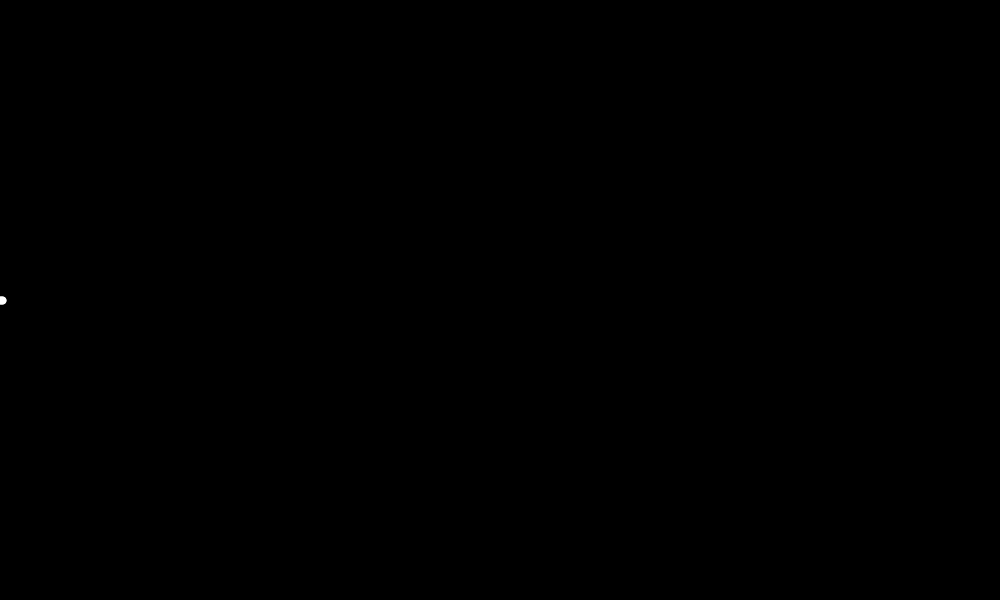
Frame 1 (no input)
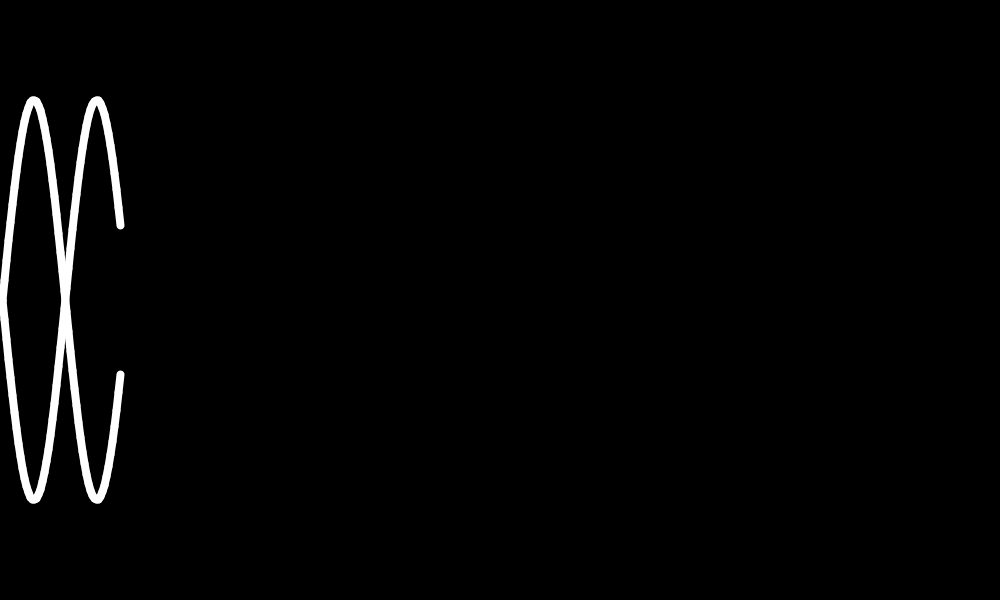
Frame 60 (the mouse pressed at the canvas centre just before this capture)
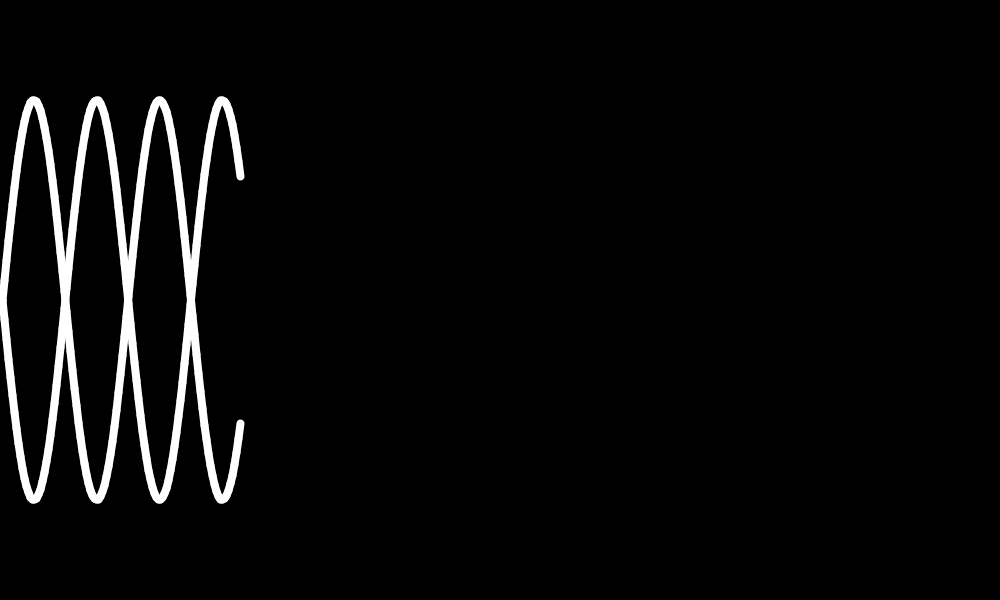
Frame 120 (the mouse held since frame 60 and released just before this capture)

The Processing sketch that drew these frames (run headless with seeded random() and noise(); from frame 60 on, the mouse is pressed at the canvas centre):

// Processing sketch: Ondulations
// ── Ondulations.pde
PVector pos1, oldPos1, pos2, oldPos2;
float angle1 = 0.0, angle2 = 0.0, ray = 200.0, speed = 2, angleSpeed = 0.1;

void setup() {
  size(1000, 600);
  background(0);
  stroke(255);
  pos1 = new PVector(-width/2, 0);
  oldPos1 = pos1.copy();
  pos2 = new PVector(-width/2, 0);
  oldPos2 = pos2.copy();
  smooth(8);
}

void draw() {
  translate(width/2, height/2);
  pos1.y = sin(angle1) * ray;
  pos1.x += speed;
  angle1 += angleSpeed;
  pos2.y = sin(angle2) * ray;
  pos2.x += speed;
  angle2 += -angleSpeed;
  strokeWeight(8);
  line(pos2.x, pos2.y, oldPos2.x, oldPos2.y);
  line(pos1.x, pos1.y, oldPos1.x, oldPos1.y);
  oldPos2 = pos2.copy();
  oldPos1 = pos1.copy();
}
